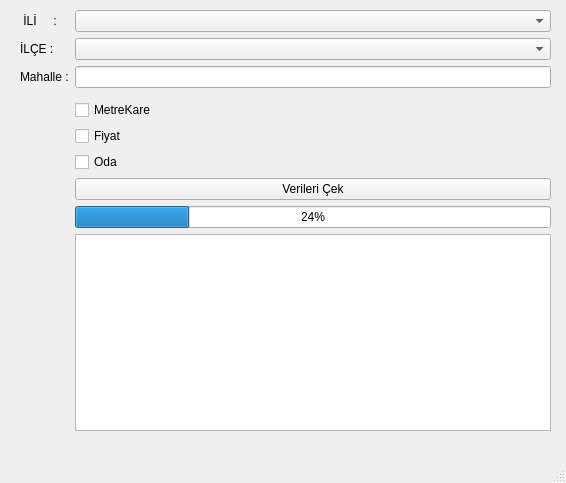
<?xml version="1.0" encoding="UTF-8"?>
<ui version="4.0">
 <class>MainWindow</class>
 <widget class="QMainWindow" name="MainWindow">
  <property name="geometry">
   <rect>
    <x>0</x>
    <y>0</y>
    <width>566</width>
    <height>483</height>
   </rect>
  </property>
  <property name="windowTitle">
   <string>Veri Çekimi</string>
  </property>
  <widget class="QWidget" name="centralwidget">
   <widget class="QWidget" name="formLayoutWidget">
    <property name="geometry">
     <rect>
      <x>20</x>
      <y>10</y>
      <width>531</width>
      <height>421</height>
     </rect>
    </property>
    <layout class="QFormLayout" name="formLayout">
     <item row="0" column="0">
      <widget class="QLabel" name="label">
       <property name="text">
        <string> İLİ     :</string>
       </property>
      </widget>
     </item>
     <item row="0" column="1">
      <widget class="QComboBox" name="cmbil"/>
     </item>
     <item row="1" column="0">
      <widget class="QLabel" name="label_2">
       <property name="text">
        <string>İLÇE :</string>
       </property>
      </widget>
     </item>
     <item row="1" column="1">
      <widget class="QComboBox" name="cmbilce"/>
     </item>
     <item row="2" column="0">
      <widget class="QLabel" name="label_3">
       <property name="text">
        <string>Mahalle :</string>
       </property>
      </widget>
     </item>
     <item row="2" column="1">
      <widget class="QLineEdit" name="txtMahalle"/>
     </item>
     <item row="3" column="1">
      <layout class="QHBoxLayout" name="horizontalLayout_2"/>
     </item>
     <item row="4" column="1">
      <widget class="QCheckBox" name="chkM2">
       <property name="text">
        <string>MetreKare</string>
       </property>
      </widget>
     </item>
     <item row="5" column="1">
      <widget class="QCheckBox" name="chkCost">
       <property name="text">
        <string>Fiyat</string>
       </property>
      </widget>
     </item>
     <item row="6" column="1">
      <widget class="QCheckBox" name="chkOda">
       <property name="text">
        <string>Oda</string>
       </property>
      </widget>
     </item>
     <item row="7" column="1">
      <widget class="QPushButton" name="btVeriCek">
       <property name="text">
        <string>Verileri Çek</string>
       </property>
      </widget>
     </item>
     <item row="8" column="1">
      <widget class="QProgressBar" name="prgCekim">
       <property name="value">
        <number>24</number>
       </property>
      </widget>
     </item>
     <item row="9" column="1">
      <widget class="QListWidget" name="Rapor"/>
     </item>
    </layout>
   </widget>
  </widget>
  <widget class="QMenuBar" name="menubar">
   <property name="geometry">
    <rect>
     <x>0</x>
     <y>0</y>
     <width>566</width>
     <height>21</height>
    </rect>
   </property>
  </widget>
  <widget class="QStatusBar" name="statusbar"/>
 </widget>
 <resources/>
 <connections/>
</ui>
